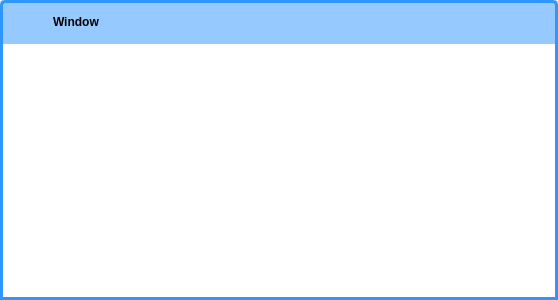
<?xml version="1.0" encoding="UTF-8"?>
<ui version="4.0">
 <class>WindowFrame</class>
 <widget class="QWidget" name="WindowFrame">
  <property name="geometry">
   <rect>
    <x>0</x>
    <y>0</y>
    <width>558</width>
    <height>300</height>
   </rect>
  </property>
  <property name="windowTitle">
   <string/>
  </property>
  <property name="styleSheet">
   <string notr="true">* {
font-family: Arial;
}
#header {
background:#96cafe;
border: 3px solid #2f96fe;
border-bottom: none;
border-top-left-radius: 5px;
border-top-right-radius: 5px;
}
#body {
background: white;
border: 3px solid #2f96fe;
border-top: none;
}</string>
  </property>
  <layout class="QVBoxLayout" name="verticalLayout">
   <property name="spacing">
    <number>0</number>
   </property>
   <property name="leftMargin">
    <number>0</number>
   </property>
   <property name="topMargin">
    <number>0</number>
   </property>
   <property name="rightMargin">
    <number>0</number>
   </property>
   <property name="bottomMargin">
    <number>0</number>
   </property>
   <item>
    <widget class="QWidget" name="header" native="true">
     <property name="maximumSize">
      <size>
       <width>16777215</width>
       <height>44</height>
      </size>
     </property>
     <property name="styleSheet">
      <string notr="true"/>
     </property>
     <layout class="QHBoxLayout" name="horizontalLayout">
      <property name="spacing">
       <number>0</number>
      </property>
      <property name="leftMargin">
       <number>3</number>
      </property>
      <property name="topMargin">
       <number>3</number>
      </property>
      <property name="rightMargin">
       <number>3</number>
      </property>
      <property name="bottomMargin">
       <number>3</number>
      </property>
      <item>
       <widget class="QWidget" name="title" native="true">
        <property name="minimumSize">
         <size>
          <width>200</width>
          <height>0</height>
         </size>
        </property>
        <layout class="QHBoxLayout" name="horizontalLayout_3">
         <property name="spacing">
          <number>0</number>
         </property>
         <property name="leftMargin">
          <number>0</number>
         </property>
         <property name="topMargin">
          <number>0</number>
         </property>
         <property name="rightMargin">
          <number>0</number>
         </property>
         <property name="bottomMargin">
          <number>0</number>
         </property>
         <item>
          <widget class="QLabel" name="icon">
           <property name="minimumSize">
            <size>
             <width>50</width>
             <height>40</height>
            </size>
           </property>
           <property name="maximumSize">
            <size>
             <width>50</width>
             <height>40</height>
            </size>
           </property>
           <property name="text">
            <string/>
           </property>
           <property name="pixmap">
            <pixmap resource="resources.qrc">:/images/menu-active.xpm</pixmap>
           </property>
          </widget>
         </item>
         <item>
          <widget class="QLabel" name="displayName">
           <property name="styleSheet">
            <string notr="true">font-weight: bold;</string>
           </property>
           <property name="text">
            <string>Window</string>
           </property>
          </widget>
         </item>
         <item>
          <spacer name="horizontalSpacer_2">
           <property name="orientation">
            <enum>Qt::Horizontal</enum>
           </property>
           <property name="sizeHint" stdset="0">
            <size>
             <width>40</width>
             <height>20</height>
            </size>
           </property>
          </spacer>
         </item>
        </layout>
       </widget>
      </item>
      <item>
       <widget class="QWidget" name="buttons" native="true">
        <layout class="QHBoxLayout" name="horizontalLayout_2">
         <property name="spacing">
          <number>0</number>
         </property>
         <property name="leftMargin">
          <number>0</number>
         </property>
         <property name="topMargin">
          <number>0</number>
         </property>
         <property name="rightMargin">
          <number>0</number>
         </property>
         <property name="bottomMargin">
          <number>0</number>
         </property>
         <item>
          <spacer name="horizontalSpacer">
           <property name="orientation">
            <enum>Qt::Horizontal</enum>
           </property>
           <property name="sizeHint" stdset="0">
            <size>
             <width>419</width>
             <height>18</height>
            </size>
           </property>
          </spacer>
         </item>
         <item>
          <widget class="QWidget" name="customButtons" native="true">
           <layout class="QHBoxLayout" name="horizontalLayout_4">
            <property name="spacing">
             <number>0</number>
            </property>
            <property name="leftMargin">
             <number>0</number>
            </property>
            <property name="topMargin">
             <number>0</number>
            </property>
            <property name="rightMargin">
             <number>0</number>
            </property>
            <property name="bottomMargin">
             <number>0</number>
            </property>
           </layout>
          </widget>
         </item>
         <item>
          <widget class="QPushButton" name="minimum">
           <property name="minimumSize">
            <size>
             <width>50</width>
             <height>40</height>
            </size>
           </property>
           <property name="maximumSize">
            <size>
             <width>50</width>
             <height>40</height>
            </size>
           </property>
           <property name="styleSheet">
            <string notr="true">:active{
border:none;
background-image:url(:/images/hide-active.xpm);
}
:disabled,:!active{
border:none;
background-image:url(:/images/hide-inactive.xpm);
}
:hover {
border:none;
background-image:url(:/images/hide-prelight.png);
}
:pressed {
border:none;
background-image:url(:/images/hide-pressed.png);
}</string>
           </property>
           <property name="text">
            <string/>
           </property>
           <property name="iconSize">
            <size>
             <width>50</width>
             <height>40</height>
            </size>
           </property>
          </widget>
         </item>
         <item>
          <widget class="QPushButton" name="maximum">
           <property name="minimumSize">
            <size>
             <width>50</width>
             <height>40</height>
            </size>
           </property>
           <property name="maximumSize">
            <size>
             <width>50</width>
             <height>40</height>
            </size>
           </property>
           <property name="styleSheet">
            <string notr="true">:active{
border:none;
background-image:url(:/images/maximize-active.xpm);
}
:disabled,:!active{
border:none;
background-image:url(:/images/maximize-inactive.xpm);
}
:hover {
border:none;
background-image:url(:/images/maximize-prelight.png);
}
:pressed {
border:none;
background-image:url(:/images/maximize-pressed.png);
}</string>
           </property>
           <property name="text">
            <string/>
           </property>
           <property name="iconSize">
            <size>
             <width>50</width>
             <height>40</height>
            </size>
           </property>
          </widget>
         </item>
         <item>
          <widget class="QPushButton" name="close">
           <property name="minimumSize">
            <size>
             <width>50</width>
             <height>40</height>
            </size>
           </property>
           <property name="maximumSize">
            <size>
             <width>50</width>
             <height>40</height>
            </size>
           </property>
           <property name="styleSheet">
            <string notr="true">:active{
border:none;
background-image:url(:/images/close-active.xpm);
}
:disabled,:!active{
border:none;
background-image:url(:/images/close-inactive.xpm);
}
:hover {
border:none;
background-image:url(:/images/close-prelight.png);
}
:pressed {
border:none;
background-image:url(:/images/close-pressed.png);
}</string>
           </property>
           <property name="text">
            <string/>
           </property>
           <property name="iconSize">
            <size>
             <width>50</width>
             <height>40</height>
            </size>
           </property>
          </widget>
         </item>
        </layout>
       </widget>
      </item>
     </layout>
    </widget>
   </item>
   <item>
    <widget class="QWidget" name="body" native="true">
     <property name="styleSheet">
      <string notr="true"/>
     </property>
     <layout class="QVBoxLayout" name="verticalLayout_2">
      <property name="spacing">
       <number>0</number>
      </property>
      <property name="leftMargin">
       <number>3</number>
      </property>
      <property name="topMargin">
       <number>3</number>
      </property>
      <property name="rightMargin">
       <number>3</number>
      </property>
      <property name="bottomMargin">
       <number>3</number>
      </property>
     </layout>
    </widget>
   </item>
  </layout>
 </widget>
 <resources>
  <include location="resources.qrc"/>
 </resources>
 <connections/>
</ui>
